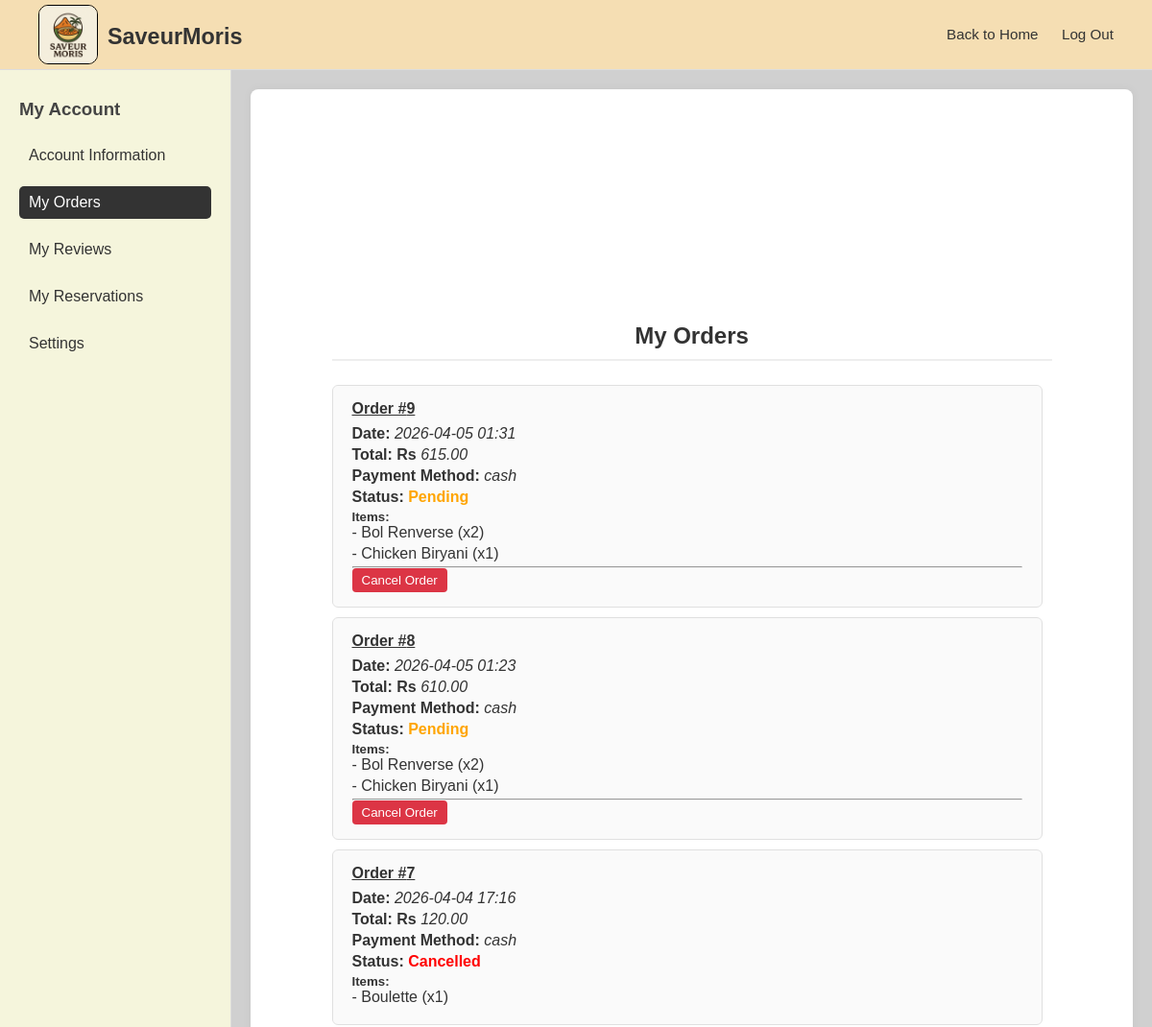
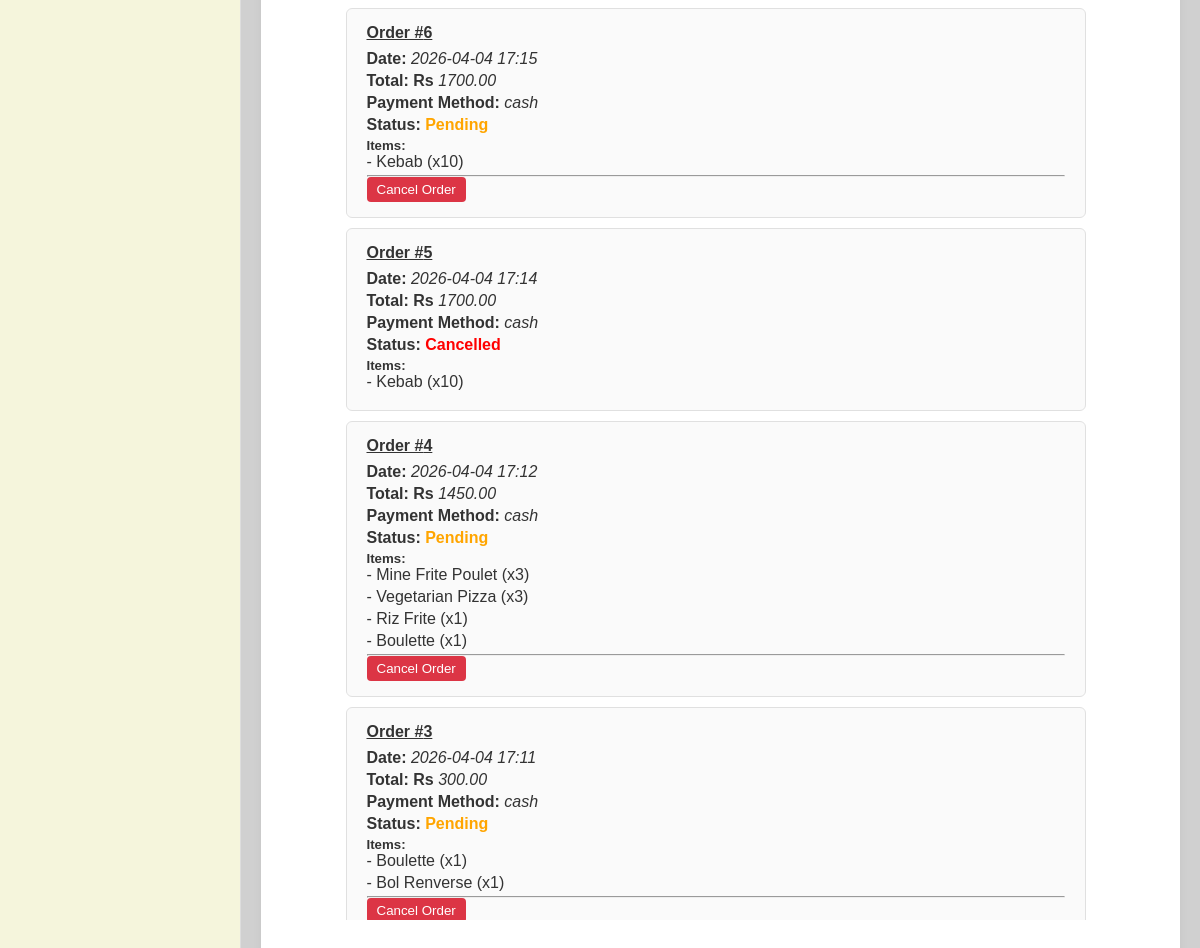
The page /profile/my_orders/ (signed in) on the database its author committed (2 pictures, top to bottom).
### web_app/models.py (models this page shows, shortened)
class Order(models.Model):
    STATUS_PENDING = "pending"
    STATUS_PREPARING = "preparing"
    STATUS_COMPLETED = "completed"
    STATUS_CANCELLED = "cancelled"
    PAYMENT_JUICE = "juice"
    PAYMENT_CARD = "card"
    PAYMENT_CASH = "cash"
    STATUS_CHOICES = [
        (STATUS_PENDING, "Pending"),
        (STATUS_PREPARING, "Preparing"),
        (STATUS_COMPLETED, "Completed"),
        (STATUS_CANCELLED, "Cancelled"),
    ]
    PAYMENT_CHOICES = [
        (PAYMENT_JUICE, "MCB Juice / Transfer"),
        (PAYMENT_CARD, "Debit/Credit Card"),
        (PAYMENT_CASH, "Pay on Take-away"),
    ]
    user = models.ForeignKey(settings.AUTH_USER_MODEL, on_delete=models.CASCADE, related_name="orders")
    total_price = models.DecimalField(max_digits=10, decimal_places=2)
    status = models.CharField(max_length=20, choices=STATUS_CHOICES, default=STATUS_PENDING)
    payment_method = models.CharField(max_length=20, choices=PAYMENT_CHOICES, default=PAYMENT_CASH)
    order_date = models.DateTimeField(auto_now_add=True)
    class Meta:
        ordering = ["-order_date"]

class OrderItem(models.Model):
    order = models.ForeignKey(
        Order,
        on_delete=models.CASCADE,
        related_name="items",
    )
    menu = models.ForeignKey(
        Menu,
        on_delete=models.CASCADE,
        related_name="order_items",
    )
    quantity = models.PositiveIntegerField(default=1)
    price = models.DecimalField(max_digits=8, decimal_places=2)

class Menu(models.Model):
    name = models.CharField(max_length=150)
    price = models.DecimalField(max_digits=8, decimal_places=2)
    description = models.TextField()
    detail_description = models.TextField(blank=True)
    image = models.ImageField(upload_to="menu_images/")
    category = models.CharField(max_length=100, blank=True)
    available = models.BooleanField(default=True)
    class Meta:
        ordering = ["name"]

### web_app/views.py (the view)
# urls.py: path('profile/my_orders/', views.account_orders, name='orders'),
@login_required
def account_orders(request):
    customer, missing_response = get_customer_or_redirect(request, "home")
    if missing_response:
        return missing_response
    orders = Order.objects.filter(user=customer.user).prefetch_related("items__menu")
    return render(
        request,
        "web_app/account/orders.html",
        {"section": "orders", "orders": orders},
    )

### web_app/views.py (called while the page is built)
def get_customer_or_redirect(request, redirect_name="home"):
    customer = Customer.objects.filter(user=request.user).first()
    if customer:
        return customer, None
    messages.error(request, "Customer profile not found for this account.")
    return None, redirect(redirect_name)

### web_app/templates/web_app/account/orders.html (shortened to what this page needs)
{% extends 'web_app/account/base_account.html' %}
{% block content %}
<h2>My Orders</h2>
<div class="scroll-section">
    {% if orders %}
        {% for o in orders %}
        <div class="order-card">
            <h4><u>Order #{{ o.id }}</u></h4>
            <p><strong>Date: </strong><i>{{ o.order_date|date:"Y-m-d H:i" }}</i></p>
            <p><strong>Total: Rs </strong><i>{{ o.total_price }}</i></p>
            <p><strong>Payment Method: </strong><i>{{ o.payment_method}}</i></p>
            <p><strong>Status: </strong>
                <span class="status
                    {% if o.status == 'completed' %}delivered
                    {% elif o.status == 'pending' %}pending
                    {% else %}cancelled{% endif %}
                ">
                    {{ o.status|title }}
                </span>
            </p>
            <h5>Items:</h5>
            {% for item in o.items.all %}
                <p>- {{ item.menu.name }} (x{{ item.quantity }})</p>
            {% endfor %}
            {% if o.status == 'pending' %}
                <hr>
                <form action="{% url 'cancel_order_action' o.id %}" method="POST">
                    <button type="submit"
                            class="btn btn-danger"
                            style="background-color: #dc3545; color: white; border: none; padding: 5px 10px; border-radius: 4px; cursor: pointer;"
                            onclick="return confirm('Are you sure you want to cancel this order?')">
                        Cancel Order
                    </button>
                </form>
            {% endif %}
        </div>
        {% endfor %}
    {% else %}
        <p>No orders yet.</p>
    {% endif %}
</div>
{% endblock %}

### web_app/templates/web_app/account/base_account.html (shortened to what this page needs)
{% load static %}
<!DOCTYPE html>
<html lang="en">
<head>
    <link rel="stylesheet" href="{% static 'web_app/css/account/layout.css' %}">
    <link rel="stylesheet" href="{% static 'web_app/css/account/profile.css' %}">
    <link rel="stylesheet" href="{% static 'web_app/css/account/settings.css' %}">
    <link rel="stylesheet" href="{% static 'web_app/css/account/scroll.css' %}">
    <link rel="stylesheet" href="{% static 'web_app/css/account/orders.css' %}">
    <link rel="stylesheet" href="{% static 'web_app/css/account/reviews.css' %}">
</head>
<body>
    <header class="topbar">
        <div class="logo">
            <img src="{% static 'web_app/images/logo.png' %}" alt="Saveur Moris- Logo">
            <h3>SaveurMoris</h3>
        </div>
        <nav class="top-nav">
            <a href="{% url 'home' %}">Back to Home</a>
            <a href="{% url 'logout' %}">Log Out</a>
        </nav>
    </header>
    <div class="account-container">
        <aside class="sidebar">
            <h3>My Account</h3>
            <ul>
                <li class="{% if section == 'profile' %}active{% endif %}">
                    <a href="{% url 'profile' %}">Account Information</a>
                </li>
                <li class="{% if section == 'orders' %}active{% endif %}">
                    <a href="{% url 'orders' %}">My Orders</a>
                </li>
                <li class="{% if section == 'reviews' %}active{% endif %}">
                    <a href="{% url 'account_reviews' %}">My Reviews</a>
                </li>
                <li class="{% if section == 'reservations' %}active{% endif %}">
                    <a href="{% url 'reservations' %}">My Reservations</a>
                </li>
                <li class="{% if section == 'settings' %}active{% endif %}">
                    <a href="{% url 'settings' %}">Settings</a>
                </li>
            </ul>
        </aside>
        <div class="container">
            <main class="content">
                {% block content %}{% endblock %}
            </main>
        </div>
    </div>
</body>
</html>

### web_app/static/web_app/css/account/layout.css (style rules this page uses)
.topbar { background-color: wheat; border-bottom: 1px solid #ddd; padding: 5px 40px; display: flex; justify-content: space-between; align-items: center; }
.logo { display: flex; font-weight: bold; font-size: 20px; }
.logo img { border: 1px solid black; height: 60px; border-radius: 10px; }
.logo h3 { margin-left: 10px; padding-top: 20px; }
.top-nav a { text-decoration: none; color: #333; margin-left: 20px; font-size: 0.95rem; }
.account-container { display: flex; height: calc(100vh - 90px); overflow: hidden; }
.sidebar { width: 200px; background-color: beige; border-right: 1px solid #ddd; padding: 30px 20px; }
.sidebar h3 { margin-bottom: 20px; color: #444; }
.sidebar ul { list-style: none; }
.sidebar li { margin-bottom: 15px; }
.sidebar a { text-decoration: none; color: #333; display: block; padding: 8px 10px; border-radius: 5px; }
.sidebar a:hover, .sidebar .active a { background-color: #333; color: white; }
.container { flex: 1; margin: 20px; display: flex; justify-content: center; align-items: center; background-color: #fff; border-radius: 8px; box-shadow: 0 0 10px rgba(0,0,0,0.05); }
.content { margin: 10px; width: 100%; max-width: 750px; }
.content h2 { text-align: center; margin-bottom: 25px; border-bottom: 2px solid #eee; padding-bottom: 10px; }

### web_app/static/web_app/css/account/settings.css (style rules this page uses)
.btn-danger { background-color: #ff4d4d; color: white; border: none; border-radius: 5px; padding: 6px 12px; }

### web_app/static/web_app/css/account/scroll.css (style rules this page uses)
.scroll-section { max-height: 70vh; overflow-y: auto; padding-right: 10px; }

### web_app/static/web_app/css/account/orders.css (style rules this page uses)
.order-card { background-color: #fafafa; border: 1px solid #e0e0e0; border-radius: 6px; padding: 15px 20px; margin-bottom: 10px; }
.order-card h4 { margin-bottom: 8px; }
.order-card p { margin-bottom: 4px; }
.status { font-weight: bold; }
.status.pending { color: orange; }
.status.cancelled { color: red; }

### web_app/templates/web_app/account/base_account.html (style rules this page uses)
* { margin: 0; padding: 0; font-family: Arial, Helvetica, sans-serif; }
body { min-height: 100vh; background-color: #d0d0d0; color: #333; overflow: hidden; }

### rows shown on the page
Order: id "9", order_date "2026-04-05 01:31", total_price "615.00", payment_method "cash", status "Pending", shows "Cancel Order"
OrderItem: menu.name "Bol Renverse", quantity "2"
OrderItem: menu.name "Chicken Biryani", quantity "1"
Order: id "8", order_date "2026-04-05 01:23", total_price "610.00", payment_method "cash", status "Pending", shows "Cancel Order"
OrderItem: menu.name "Bol Renverse", quantity "2"
OrderItem: menu.name "Chicken Biryani", quantity "1"
Order: id "7", order_date "2026-04-04 17:16", total_price "120.00", payment_method "cash", status "Cancelled"
OrderItem: menu.name "Boulette", quantity "1"
Order: id "6", order_date "2026-04-04 17:15", total_price "1700.00", payment_method "cash", status "Pending", shows "Cancel Order"
OrderItem: menu.name "Kebab", quantity "10"
Order: id "5", order_date "2026-04-04 17:14", total_price "1700.00", payment_method "cash", status "Cancelled"
OrderItem: menu.name "Kebab", quantity "10"
Order: id "4", order_date "2026-04-04 17:12", total_price "1450.00", payment_method "cash", status "Pending", shows "Cancel Order"
OrderItem: menu.name "Mine Frite Poulet", quantity "3"
OrderItem: menu.name "Vegetarian Pizza", quantity "3"
OrderItem: menu.name "Riz Frite", quantity "1"
OrderItem: menu.name "Boulette", quantity "1"
Order: id "3", order_date "2026-04-04 17:11", total_price "300.00", payment_method "cash", status "Pending", shows "Cancel Order"
OrderItem: menu.name "Boulette", quantity "1"
OrderItem: menu.name "Bol Renverse", quantity "1"
